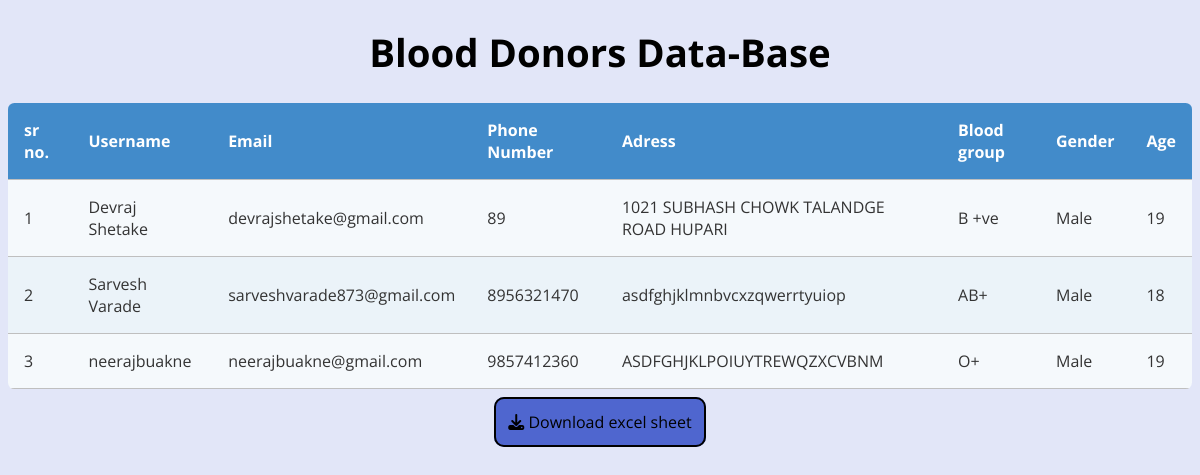
The page /blood-bank on the database as committed earlier.
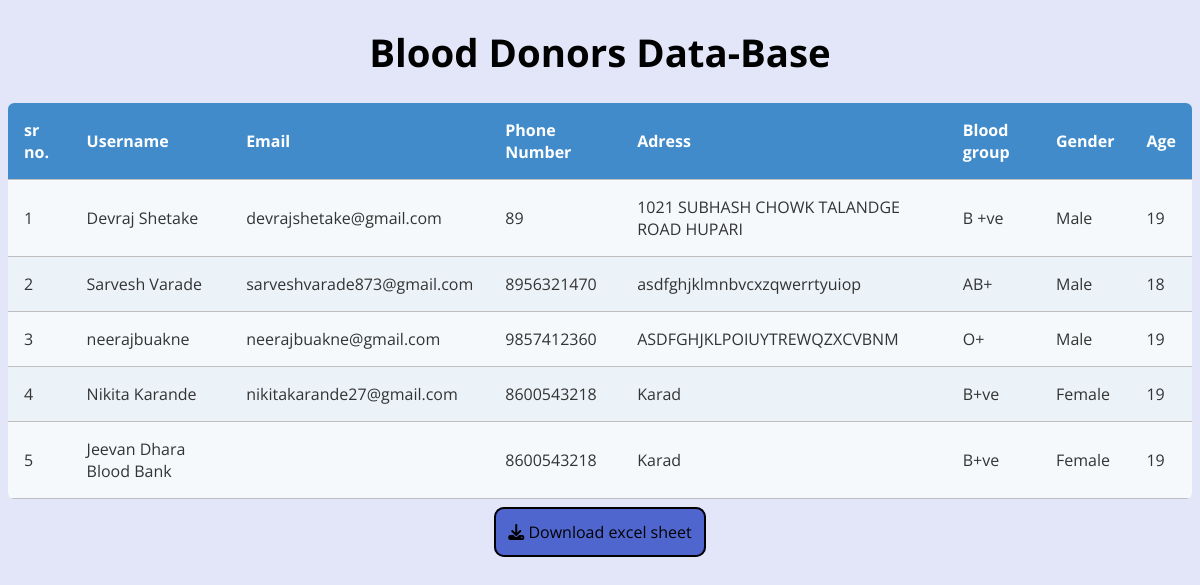
The same page on the database as committed later.
### users/models.py (models this page shows, shortened)
class extendeduser(models.Model):
  number = models.CharField(max_length=10,null=True,default="")
  gender = models.CharField(max_length=20, choices=GENDER_CHOICES,null=True,default="")
  age = models.IntegerField(null=True,default="")
  bldgrp = models.CharField(max_length=4,null=True,default="")
  address = models.CharField(max_length=100,null=True,default="")
  user = models.OneToOneField(User,null=True,on_delete=models.CASCADE)

### users/views.py (the view)
# urls.py: path('blood-bank',views.blood_bank,name='blood-bank'),
def blood_bank(request):
    profiles = extendeduser.objects.all()
    context = {'profiles':profiles}
    return render(request, 'users/bloodbank.html', context)

### users/templates/users/bloodbank.html (shortened to what this page needs)
<!DOCTYPE html>
<html lang="en">
{% load static %}
<head>
    <link rel="stylesheet" href="{% static 'css/bloodbank.css' %}">
</head>
<body>
    <div class="container">
        <h1>Blood Donors Data-Base</h1>
        <table class="rwd-table">
            <tbody>
                <tr>
                    <th>sr no.</th>
                    <th>Username</th>
                    <th>Email</th>
                    <th>Phone Number</th>
                    <th>Adress</th>
                    <th>Blood group</th>
                    <th>Gender</th>
                    <th>Age</th>
                </tr>
                {% for profile in profiles %}
                <tr>
                    <td data-th="Sr no.">
                        {{ forloop.counter }}
                    </td>
                    <td data-th="Supplier username">
                        {{profile.user.first_name}}
                    </td>
                    <td data-th="Supplier Email">
                        {{profile.user.email}}
                    </td>
                    <td data-th="Phone Number">
                        {{profile.number}}
                    </td>
                    <td data-th="Address">
                        {{profile.address}}
                    </td>
                    <td data-th="Blood group">
                        {{profile.bldgrp}}
                    </td>
                    <td data-th="Gender">
                        {{profile.gender}}
                    </td>
                    <td data-th="Age">
                        {{profile.age}}
                    </td>
                </tr>
                {% endfor %}
            </tbody>
        </table><br>
        <a style="border:2px solid black; text-decoration: none; padding: 12px; background-color: rgb(79, 102, 207); color: black; border-radius: 10px;" href="{% url 'export_excel' %}"><i class="fas fa-download"></i> Download excel sheet</a>
    </div>
</body>
</html>

### static/css/bloodbank.css (style rules this page uses)
* { font-family: 'Open Sans', sans-serif; }
.rwd-table { margin: auto; min-width: 300px; max-width: 100%; border-collapse: collapse; }
.rwd-table tr:first-child { border-top: none; background: #428bca; color: #fff; }
.rwd-table tr { border-top: 1px solid #ddd; border-bottom: 1px solid #ddd; background-color: #f5f9fc; }
.rwd-table tr:nth-child(odd):not(:first-child) { background-color: #ebf3f9; }
.rwd-table th { display: none; }
.rwd-table td { display: block; }
.rwd-table td:first-child { margin-top: .5em; }
.rwd-table td:last-child { margin-bottom: .5em; }
.rwd-table td:before { content: attr(data-th) ": "; font-weight: bold; width: 120px; display: inline-block; color: #000; }
.rwd-table th, .rwd-table td { text-align: left; }
.rwd-table { color: #333; border-radius: .4em; overflow: hidden; }
.rwd-table tr { border-color: #bfbfbf; }
.rwd-table th, .rwd-table td { padding: .5em 1em; }
@media screen and (min-width: 600px) { .rwd-table td:before { display: none; } }
@media screen and (min-width: 600px) { .rwd-table th, .rwd-table td { display: table-cell; padding: .25em .5em; } }
@media screen and (min-width: 600px) { .rwd-table th:first-child, .rwd-table td:first-child { padding-left: 0; } }
@media screen and (min-width: 600px) { .rwd-table th:last-child, .rwd-table td:last-child { padding-right: 0; } }
@media screen and (min-width: 600px) { .rwd-table th, .rwd-table td { padding: 1em !important; } }
body { background: grey; background: -webkit-linear-gradient(to left, rgb(226, 230, 248) , rgb(226, 230, 248)); background: linear-gradient(to left, rgb(226, 230, 248), rgb(226, 230, 248)); }
h1 { text-align: center; font-size: 2.4em; color: black; }
.container { display: block; text-align: center; }

Rows that differ between the two databases and show on the page:
added extendeduser: user.first_name "Nikita Karande", user.email "nikitakarande27@gmail.com", number "8600543218", address "Karad", bldgrp "B+ve", gender "Female", age "19"
added extendeduser: user.first_name "Jeevan Dhara Blood Bank", number "8600543218", address "Karad", bldgrp "B+ve", gender "Female", age "19"
